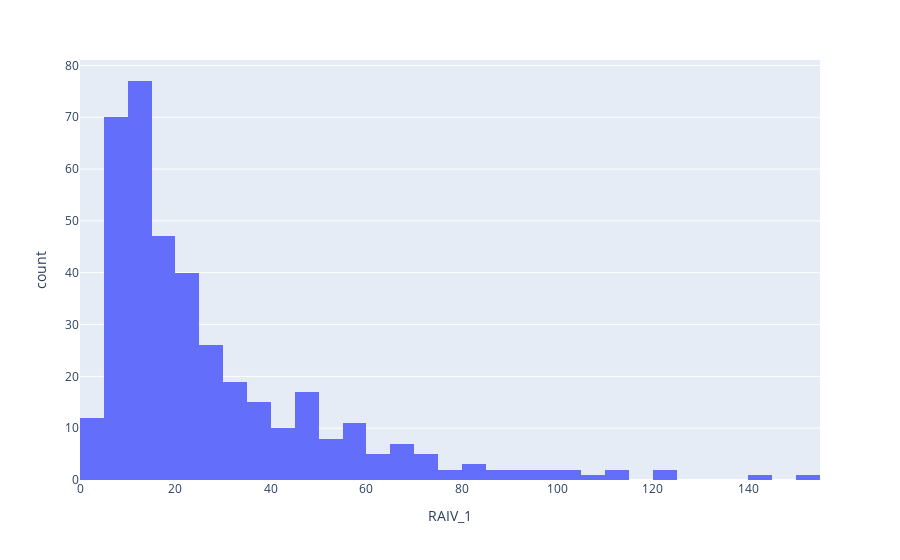

Notebook cell for this chart:
### Code cell
# Raiv에 대한 histogram
import plotly.express as px

fig=px.histogram(merged_data_result, x='RAIV_1')
fig.show()

### Figure 1 — Plotly figure (JSON) as saved in the notebook; plotly's stock layout.template omitted (floating-point values rounded to 4 significant figures; data arrays with more than 128 entries replaced by an {"elided": "..."} marker saying what was removed)
{"data": [{"alignmentgroup": "True", "bingroup": "x", "hovertemplate": "RAIV_1=%{x}<br>count=%{y}<extra></extra>", "legendgroup": "", "marker": {"color": "#636efa", "pattern": {"shape": ""}}, "name": "", "offsetgroup": "", "orientation": "v", "showlegend": false, "type": "histogram", "x": {"elided": "389 float values"}, "xaxis": "x", "yaxis": "y"}], "layout": {"barmode": "relative", "legend": {"tracegroupgap": 0}, "margin": {"t": 60}, "xaxis": {"anchor": "y", "domain": [0, 1], "title": {"text": "RAIV_1"}}, "yaxis": {"anchor": "x", "domain": [0, 1], "title": {"text": "count"}}}}
